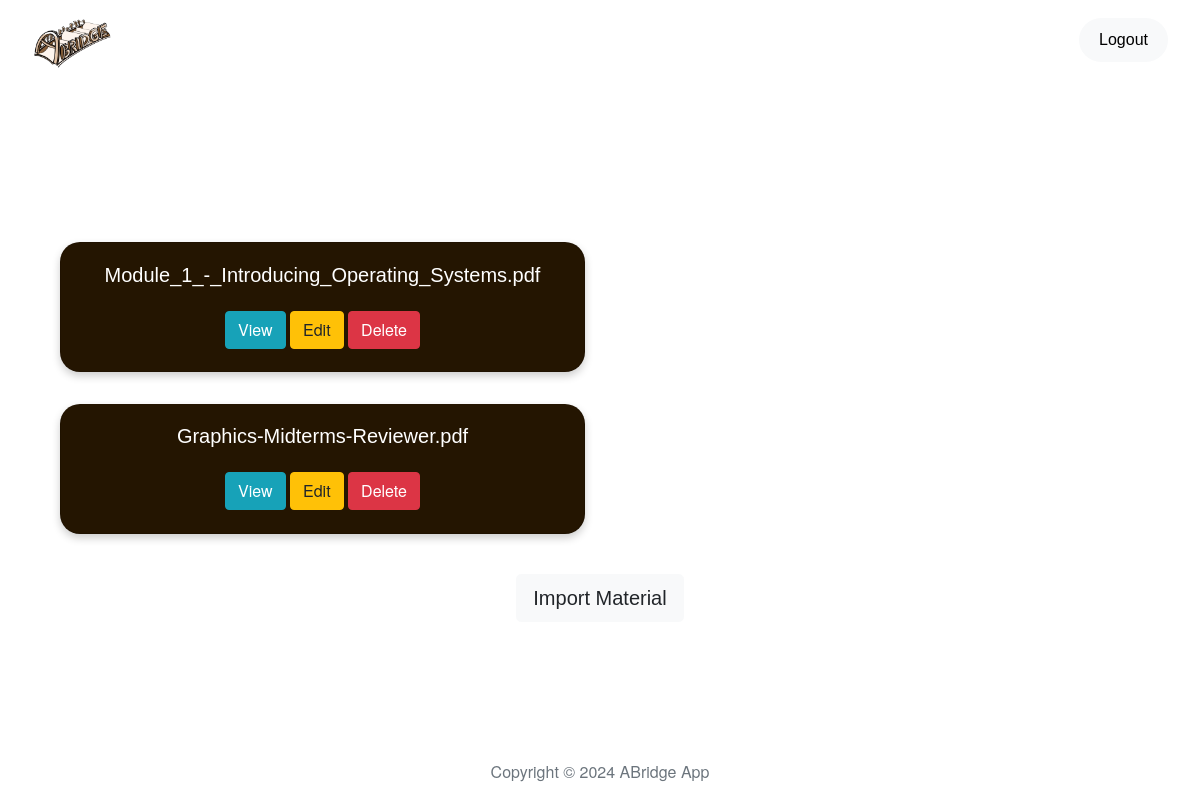
The page /dashboard (signed in) on the database as committed earlier.
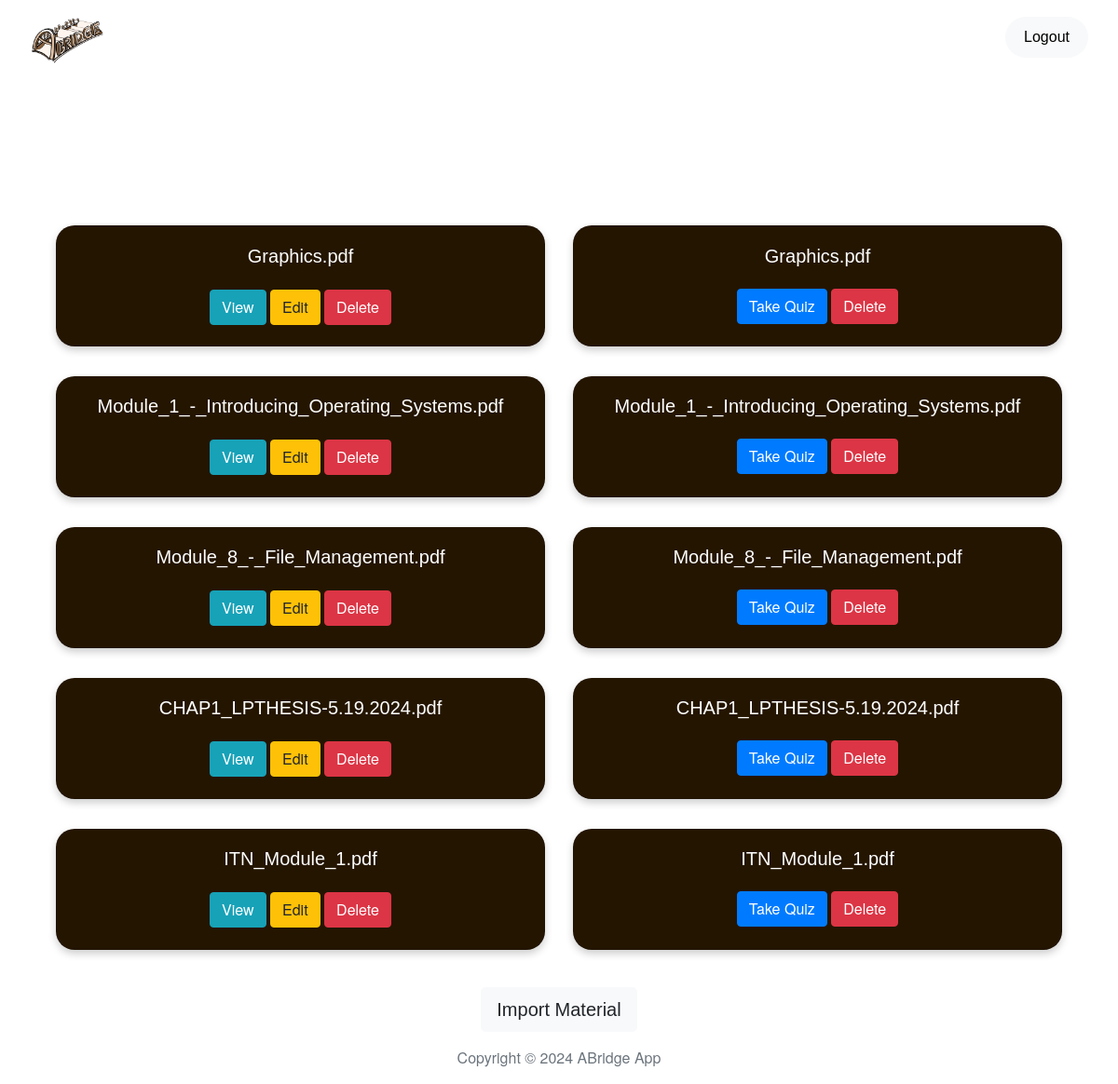
The same page on the database as committed later.
### website/models.py (models this page shows)
class Upload(db.Model):
    id = db.Column(db.Integer, primary_key=True)
    user_id = db.Column(db.Integer, db.ForeignKey('user.id'), nullable=False)
    filename = db.Column(db.String(150))
    text = db.Column(db.Text, nullable=True)
    summary = db.Column(db.Text, nullable=True)
    date_created = db.Column(db.DateTime(timezone=True), default=func.now())

class Quiz(db.Model):
    id = db.Column(db.Integer, primary_key=True)
    title = db.Column(db.String(150), nullable=False)  # This stores the summary filename
    user_id = db.Column(db.Integer, db.ForeignKey('user.id'), nullable=False)
    questions = db.relationship('Question', backref='quiz', lazy=True)

### website/views.py (the view)
@views.route('/dashboard')
@login_required
def dashboard():
    user_summaries = Upload.query.filter_by(user_id=current_user.id).all()
    user_quizzes = Quiz.query.filter_by(user_id=current_user.id).all()
    return render_template('nav/dashboard.html', user=current_user, uploads=user_summaries, summaries=user_summaries, quizzes=user_quizzes)

### website/__init__.py (called while the page is built)
def create_app():
    app = Flask(__name__)
    app.config['SECRET_KEY'] = SECRET_KEY
    app.config['SQLALCHEMY_DATABASE_URI'] = f'sqlite:///{DB_NAME}'
    app.config['UPLOAD_FOLDER'] = 'uploads'
    db.init_app(app)
    migrate.init_app(app, db)
    os.makedirs(app.config['UPLOAD_FOLDER'], exist_ok=True)
    from .views import views
    from .auth import auth
    app.register_blueprint(views, url_prefix='/')
    app.register_blueprint(auth, url_prefix='/')
    from .models import User, Upload, Quiz, Question
    with app.app_context():
        db.create_all()
    login_manager = LoginManager()
    login_manager.login_view = 'auth.login'
    login_manager.init_app(app)
    @login_manager.user_loader
    def load_user(id):
        return User.query.get(int(id))
    return app

### website/templates/nav/dashboard.html (shortened to what this page needs)
{% extends "base.html" %}
{% block content %}
<main class="container mt-5">
    <div class="row">
        <div class="col-md-6">
            <h2 class="h3 mt-5 mb-3">Summaries</h2>
            <div class="list-group">
                {% for summary in summaries %}
                <div class="list-group-item card-custom mb-3 equal-height" style="text-align: center; border-radius: 20px; padding: 20px;">
                    <h5>{{ summary.filename }}</h5>
                    <a href="{{ url_for('views.view_summary', summary_id=summary.id) }}" class="btn btn-info">View</a>
                    <a href="{{ url_for('views.edit_summary', summary_id=summary.id) }}" class="btn btn-warning">Edit</a>
                    <form action="{{ url_for('views.delete_summary', summary_id=summary.id) }}" method="POST" class="d-inline">
                        <button type="submit" class="btn btn-danger">Delete</button>
                    </form>
                </div>
                {% endfor %}
            </div>
        </div>
        <div class="col-md-6">
            <h2 class="h3 mt-5 mb-3">Quizzes</h2>
            <div class="list-group">
                {% for item in quizzes %}
                <div class="list-group-item card-custom mb-3 equal-height" style="text-align: center; border-radius: 20px; padding: 20px;">
                    <h5>{{ item.title }}</h5>
                    <a href="{{ url_for('views.view_quiz', filename=item.title, summary_id=item.summary_id, quiz_id=item.id) }}" class="btn btn-primary" style="margin-top: 15px;">Take Quiz</a>
                    <form action="{{ url_for('views.delete_quiz', quiz_id=item.id) }}" method="POST" class="d-inline">
                        <button type="submit" class="btn btn-danger" style="margin-top: 15px;">Delete</button>
                    </form>
                </div>
                {% endfor %}
            </div>
        </div>
    </div>
    {% if current_user.is_authenticated %}
    <div class="mt-4 text-center">
        <a href="{{ url_for('views.import_materials') }}" class="btn btn-light btn-lg" role="button" aria-label="Import materials" style="font-family:'Neue Montreal',sans-serif;">Import Material</a>
    </div>
    {% endif %}
</main>
{% endblock %}

### website/templates/base.html (shortened to what this page needs)
<!DOCTYPE html>
<html lang="en">
<head>
    <link
        rel="stylesheet"
        href="https://stackpath.bootstrapcdn.com/bootstrap/4.4.1/css/bootstrap.min.css"
    />
    <link
        rel="stylesheet"
        href="https://stackpath.bootstrapcdn.com/font-awesome/4.7.0/css/font-awesome.min.css"
    />
    <link
        rel="stylesheet"
        href="{{ url_for('static', filename='style.css') }}"
    />
</head>
<body>
    <header class="navbar navbar-expand-lg navbar-custom">
        <div class="collapse navbar-collapse" id="navbar">
            <div class="navbar-nav mr-auto d-flex align-items-center">
                <a class="navbar-brand" id="home" href="/">
                    <img src="/static/images/logo.png" alt="Logo" width="80" height="80">
                </a>
                <a class="nav-item nav-link" id="about" href="/about">About</a>
                <a class="nav-item nav-link" id="contact" href="/contact">Contact</a>
                {% if user.is_authenticated %}
                <a class="nav-item nav-link" id="dashboard" href="/dashboard">Dashboard</a>
                {% endif %}
            </div>
            <div class="navbar-nav ml-auto d-flex align-items-center">
                {% if not user.is_authenticated %}
                <a class="navbar navbar-light custom-navbar" id="login" style="color: white; text-decoration: none; padding-left: 5px;" href="/login">Login</a>
                <a class="navbar navbar-light bg-light" id="signUp" href="/sign-up">Sign Up</a>
                {% else %}
                <a class="navbar navbar-light bg-light" id="logout" href="/logout">Logout</a>
                {% endif %}
            </div>
        </div>
    </header>
    <main class="main-content container">
        {% block content %}
        {% endblock %}
    </main>
    <footer class="footer">
        <div class="container text-center">
            <span class="text-muted">Copyright © 2024 ABridge App</span>
        </div>
    </footer>
</body>
</html>

### website/static/style.css (style rules this page uses)
html, body { height: 100%; margin: 0; }
body { font-family: 'Helvetica Neue', Arial, sans-serif; background-image: url('/static/images/background.jpg'); background-size: cover; background-position: center; background-attachment: fixed; margin: 0; padding: 0; height: 100vh; display: flex; flex-direction: column; align-items: center; }
h2 { color: #ffffff; align-items: center; justify-content: center; text-align: center; font-family: 'Halvar Breitschrift', sans-serif; }
h5 { color: white; font-family: 'Neue Montreal', sans-serif; }
.main-content { flex: 1; }
.footer { color: #ffffff; padding: 1rem; text-align: center; border-top: none; background-color: rgba(0, 0, 0, 0); }
.navbar-custom { justify-content: space-between; align-items: center; width: 100%; height: 80px; padding: 0 2rem; background-color: transparent; display: flex; }
.navbar-nav.mr-auto { align-items: center; display: flex; }
.navbar-nav.ml-auto { justify-content: flex-end; align-items: center; margin-left: auto; display: flex; }
.nav-item.nav-link { display: flex; align-items: center; color: white !important; padding: 0 1rem; height: 80px; font-family: 'Neue Montreal', sans-serif; }
.navbar-brand { margin-right: 1rem; }
.navbar-nav.mr-auto .nav-item { margin-right: 1rem; }
a.navbar { text-decoration: none; color: black; border-radius: 40px; padding: 10px 20px; font-family: 'Neue Montreal', sans-serif; }
#about { width: 52px; }
#contact { width: 69px; }
#dashboard { width: 94px; }
.card-custom { width: 500px; height: auto; padding: 1rem; margin: 1rem auto; text-align: center; box-shadow: 0 4px 8px rgba(0, 0, 0, 0.2); background-color: rgb(36, 21, 1); color: rgb(188, 184, 184); }
h2 { font-family: 'Halvar Breitschrift', sans-serif; color: #ffffff; align-items: center; justify-content: center; text-align: center; }
.footer { background-color: rgba(0, 0, 0, 0); color: #ffffff; padding: 1rem; text-align: center; border-top: none; }
.navbar-custom { display: flex; justify-content: space-between; align-items: center; width: 100%; height: 80px; padding: 0 2rem; background-color: transparent; }
.navbar-nav.mr-auto { display: flex; align-items: center; }
.navbar-nav.ml-auto { display: flex; justify-content: flex-end; align-items: center; margin-left: auto; }
.nav-item.nav-link { font-family: 'Neue Montreal', sans-serif; display: flex; align-items: center; color: white !important; padding: 0 1rem; height: 80px; }
a.navbar { font-family: 'Neue Montreal', sans-serif; text-decoration: none; color: black; border-radius: 40px; padding: 10px 20px; }
.card-custom { width: 100%; height: 130px; padding: 20px; border-radius: 20px; text-align: center; margin: 1rem auto; box-shadow: 0 4px 8px rgba(0, 0, 0, 0.2); background-color: rgb(36, 21, 1); color: rgb(188, 184, 184); }

Rows that differ between the two databases and show on the page:
removed Upload: filename "Graphics-Midterms-Reviewer.pdf"
added Upload: filename "Graphics.pdf"
added Upload: filename "Module_8_-_File_Management.pdf"
added Upload: filename "CHAP1_LPTHESIS-5.19.2024.pdf"
added Upload: filename "ITN_Module_1.pdf"
added Quiz: title "Graphics.pdf"
added Quiz: title "Module_1_-_Introducing_Operating_Systems.pdf"
added Quiz: title "Module_8_-_File_Management.pdf"
added Quiz: title "CHAP1_LPTHESIS-5.19.2024.pdf"
added Quiz: title "ITN_Module_1.pdf"
